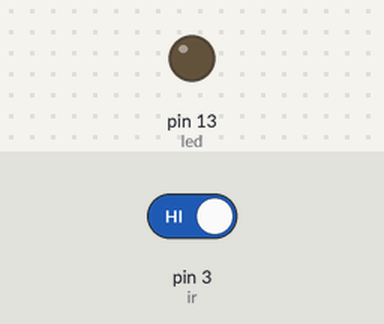
This sketch was run on a simulated Arduino Uno, built with avr-gcc and run on an emulated ATmega328P. Parts: output pins drawn as LEDs (lit = HIGH). Dashed ring = blinking. Inputs (shaded band) come from the test bench; at power-on: pin 3 (ir) HIGH.

Above: at 1.2 s.
1.3 s: pin 3 (ir) driven LOW
At 1.75 s:
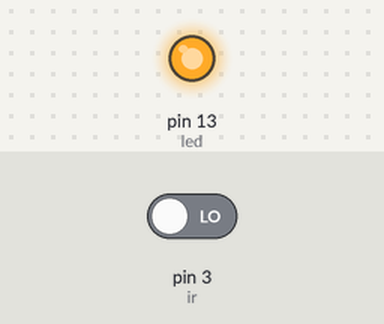
4.3 s: pin 3 (ir) driven HIGH
At 4.75 s:
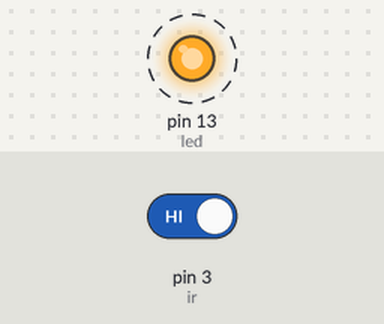
Timing chart, 0 to 7.3 s (numbered marks = the images above; inputs shaded):
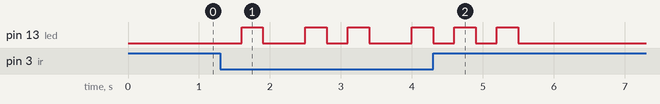

Measured:
- after the input at 1.3 s, pin 13 (led): goes HIGH 0.30 s, LOW 0.60 s, HIGH 0.30 s, LOW 0.30 s, HIGH 0.30 s, LOW 0.60 s, then HIGH, starting after 0.30 s
- after the input at 4.3 s, pin 13 (led): goes on until 5.5 s, then stays LOW

The sketch:

Task08_IR_Blink_Count.ino
```cpp
int ir = 3;
int led = 13;
int count = 0;

void setup() {
  pinMode(ir, INPUT);
  pinMode(led, OUTPUT);
}

void loop() {
  if (digitalRead(ir) == LOW) {
    count++;
    delay(300); // avoid multiple counts

    for (int i = 0; i < count; i++) {
      digitalWrite(led, HIGH);
      delay(300);
      digitalWrite(led, LOW);
      delay(300);
    }
  }
}
```
